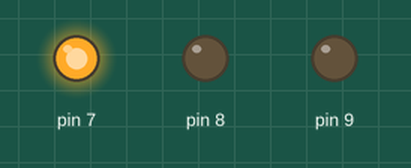
Bench run of a sketch on a simulated Arduino Uno, built with avr-gcc and run on an emulated ATmega328P. On the bench: output pins drawn as LEDs (lit = HIGH).

Above: at 0.05 s.
At 0.75 s:
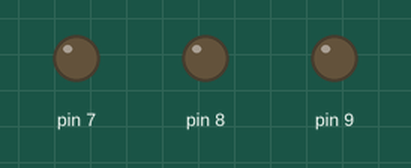
At 1.45 s:
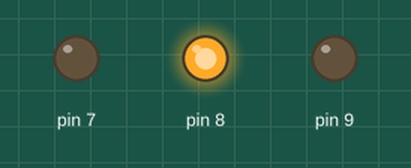
At 2.85 s:
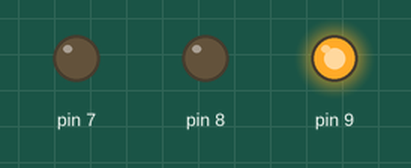
Timing chart, 0 to 3.1 s (numbered marks = the images above):
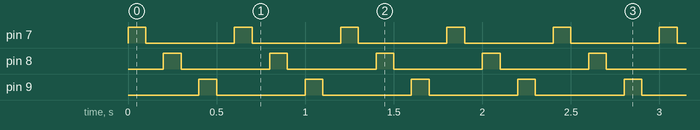

Measured:
- by itself, pin 7–9: alternates HIGH for 0.10 s and LOW for 0.50 s

The sketch:

MDB-LEDs-Test.ino
```cpp
void setup() {
  // initialize digital pin Buzzer/LED as an output.
  pinMode(7, OUTPUT);
  pinMode(8, OUTPUT);
  pinMode(9, OUTPUT);
}

void loop() {
  for (int i = 7; i < 10; i++) {
    digitalWrite(i, HIGH);
    delay(100);
    digitalWrite(i, LOW);
    delay(100);
  }
}
```
